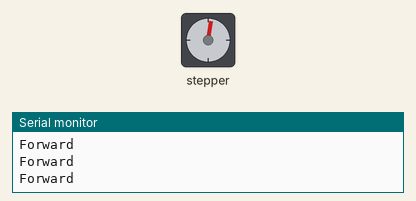
Simulated run of this sketch. Board: Arduino Uno, built with avr-gcc and run on an emulated ATmega328P. On the bench: stepper motor, the last lines printed to the serial monitor. Stepper angles assume 200 steps per turn.

Above: at 0.15 s.
At 39.43 s:
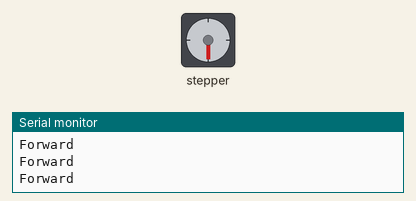
At 39.94 s:
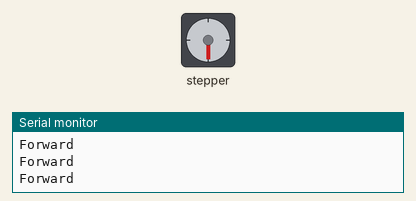
Timing chart, 0 to 40.0 s (numbered marks = the images above):
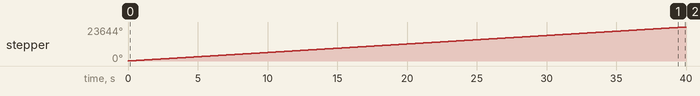

The sketch:

_042819_stepper_test.ino
```cpp
/* Emily Lin
 *  04/28/19
 *
 * Notes:
 * - The power supplied can be no more than 2.8 - 3.3V
 * - "stepper.step" can be no less than 10-20 (otherwise it gets steppy)
 * - only change "stepper.setsSpeed()"
 *
 * Credits:
 * Tom Igoe, stepper reference library: https://www.arduino.cc/en/Tutorial/StepperOneRevolution
 * Adafruit: https://learn.adafruit.com/adafruit-tb6612-h-bridge-dc-stepper-motor-driver-breakout/using-stepper-motors
 *
 */


#include <Stepper.h>

//change this to the number of steps on your motor
# define STEPS 200


// create an instance of the stepper class, specifying
// the number of steps of the motor and the pins it's
// attached to

Stepper stepper(STEPS, 4, 5, 6, 7);


void setup() {
  Serial.begin(9600);
  Serial.println("Stepper test!");
  // set the speed of the motor to 30 RPMS
  stepper.setSpeed(100);
}

void loop() {
  Serial.println("Forward");
  stepper.step(10);
  //Serial.println("Backward");
  //stepper.step(-100);
}
```

Measured:
- by itself, stepper: keeps turning clockwise at about 591°/s
